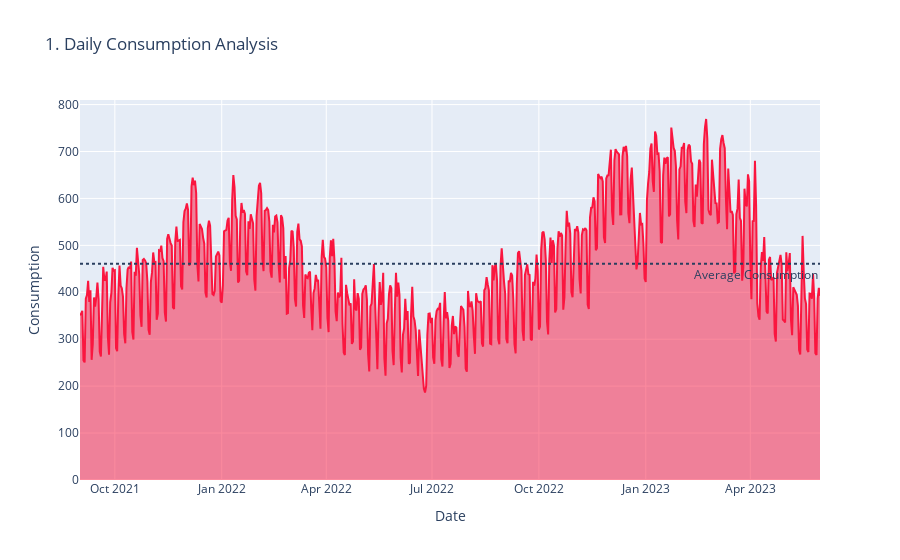

This figure's notebook cell:
### Markdown cell above
<div class="alert alert-block alert-info">
<h3 style="font-family:  'Garamond', 'Lucida Sans', sans-serif; text-align: center; color:#164863; font-weight: bold; font-size: 24px;">   About 'train.csv':  </h3>
<b>county:</b> An ID code for the county.<br>
<b>is_business:</b> Boolean for whether or not the prosumer is a business.<br>
<b>product_type:</b> ID code with the following mapping of codes to contract types.<br>
<b>target:</b> The consumption/production amount for the relevant segment for the hour.<br>
<b>is_consumption:</b> Boolean for whether or not this row's target is consumption or production.<br>
<b>datetime:</b> The Estonian time in EET (UTC+2) / EEST (UTC+3).<br>
</div>

### Code cell
fig = px.area(dailyCons,x=dailyCons.index,y="target",title='1. Daily Consumption Analysis')
fig.add_hline(y=meanConsumption, line_dash="dot", annotation_text="Average Consumption", annotation_position="bottom right")
fig.update_traces(line_color='#FA163F')
fig.update_layout(xaxis_title="Date", yaxis_title="Consumption")
fig.show()

### Figure 1 — Plotly figure (JSON) as saved in the notebook; plotly's stock layout.template omitted (floating-point values rounded to 4 significant figures; data arrays with more than 128 entries replaced by an {"elided": "..."} marker saying what was removed)
{"data": [{"fillpattern": {"shape": ""}, "hovertemplate": "datetime=%{x}<br>target=%{y}<extra></extra>", "legendgroup": "", "line": {"color": "#FA163F"}, "marker": {"symbol": "circle"}, "mode": "lines", "name": "", "orientation": "v", "showlegend": false, "stackgroup": "1", "x": {"elided": "638 str values"}, "xaxis": "x", "y": {"elided": "638 float values"}, "yaxis": "y", "type": "scatter"}], "layout": {"xaxis": {"anchor": "y", "domain": [0, 1], "title": {"text": "Date"}, "type": "date", "range": ["2021-09-01", "2023-05-31"], "autorange": true}, "yaxis": {"anchor": "x", "domain": [0, 1], "title": {"text": "Consumption"}, "type": "linear", "range": [0, 809.7], "autorange": true}, "legend": {"tracegroupgap": 0}, "title": {"text": "1. Daily Consumption Analysis"}, "shapes": [{"line": {"dash": "dot"}, "type": "line", "x0": 0, "x1": 1, "xref": "x domain", "y0": 460.7, "y1": 460.7, "yref": "y"}], "annotations": [{"showarrow": false, "text": "Average Consumption", "x": 1, "xanchor": "right", "xref": "x domain", "y": 460.7, "yanchor": "top", "yref": "y"}], "autosize": true}}
